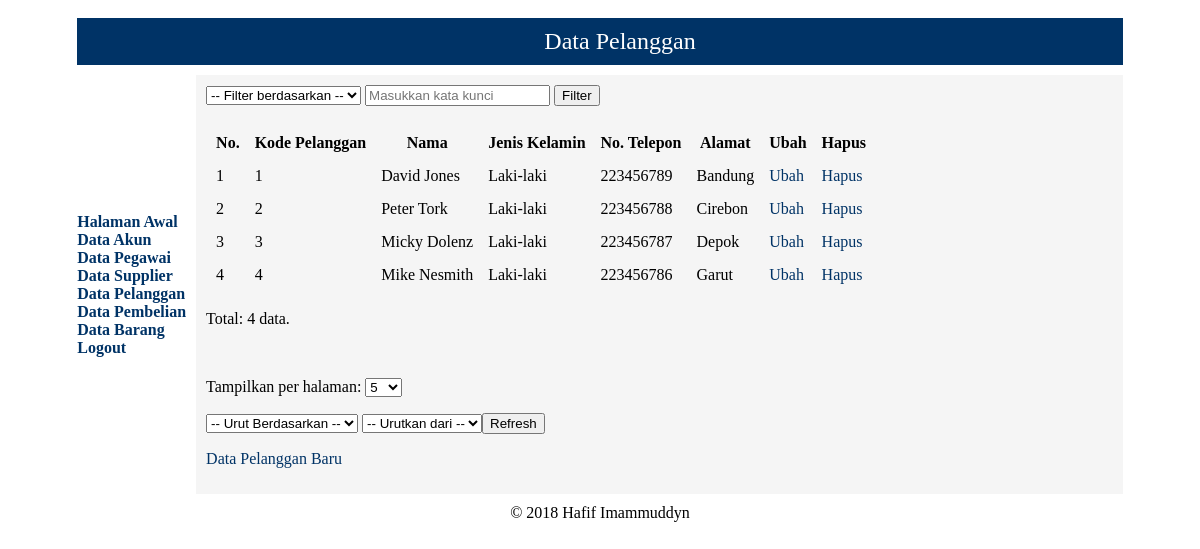
/lihat_pelanggan.php (signed in), run on the app's committed database.
### tables this page shows
CREATE TABLE `tb_pelanggan` (
  `kode_pelanggan` int(11) NOT NULL AUTO_INCREMENT,
  `nama_pelanggan` varchar(50) NOT NULL,
  `jenis_kelamin` enum('L','P') NOT NULL,
  `no_telepon` varchar(15) NOT NULL,
  `alamat` varchar(255) NOT NULL,
  PRIMARY KEY (`kode_pelanggan`),
  KEY `data` (`nama_pelanggan`,`jenis_kelamin`,`no_telepon`,`alamat`)
);

### lihat_pelanggan.php (the view, shortened to what this page needs)
<?php
if (isset($_GET['display']) && check_five($_GET['display'])) {
    $display = $_GET['display'];
} else {
    if (isset($_SESSION['display'])) {
        $display = $_SESSION['display'];
    } else {
        $display = 5;
    }
}
if (isset($_GET['start']) && check_start($_GET['start'], $display)) {
    $start = $_GET['start'];
} else {
    $start = 0;
}
if (isset($_GET['colCari'], $_GET['keywordCari']) && in_array($_GET['colCari'], [1, 2, 3, 4, 5]) && (strlen($_GET['keywordCari']) >= 1)) {
    $col = trim(htmlentities($_GET['colCari']));
    $keyword = trim(htmlentities($_GET['keywordCari']));
} else {
    $col = $keyword = FALSE;
}
if (isset($_GET['c'], $_GET['o']) && in_array($_GET['c'], [1, 2, 3, 4, 5]) && in_array($_GET['o'], [1, 2])) {
    $c = $_GET['c'];
    $o = $_GET['o'];
} else {
    $c = $o = 1;
}
switch ($c) {
    case 1 : $column = 'kode_pelanggan';
             break;
}
if ($o == 2) {
    $ob = 'DESC';
} else {
    $ob = 'ASC';
}
require('mysqli_connect.php');
if ($col && ($keyword !== FALSE)) {
    switch ($col) {
        case 1 : $colkey = 'kode_pelanggan';
                 $hpc = 'Kode Pelanggan';
                 break;
        case 2 : $colkey = 'nama_pelanggan';
                 $hpc = 'Nama';
                 break;
        case 3 : $colkey = 'jenis_kelamin';
                 $hpc = 'Jenis Kelamin';
                 break;
        case 4 : $colkey = 'no_telepon';
                 $hpc = 'No. Telepon';
                 break;
        case 5 : $colkey = 'alamat';
                 $hpc = 'Alamat';
                 break;
    }
    $keyword = mysqli_real_escape_string($dbc, $keyword);
    $fq = " WHERE $colkey LIKE '%$keyword%'";
    $search = TRUE;
} else {
    $fq = '';
    $search = FALSE;
}
$q = "SELECT COUNT(*) FROM tb_pelanggan $fq";
$r = @mysqli_query($dbc, $q) or die('<h1>Terjadi kesalahan!</h1><p>Kesalahan: ' . mysqli_error($dbc) . '</p>');
list($total_row) = mysqli_fetch_array($r, MYSQLI_NUM);
$q = "SELECT * FROM tb_pelanggan $fq ORDER BY $column $ob LIMIT $start, $display";
$r = @mysqli_query($dbc, $q);
if ($r) {
    echo '<form name="pencarian" action="lihat_pelanggan.php" method="get">
      <select name="colCari">
        <option value="">-- Filter berdasarkan --</option>
        <option value="1"' . ((isset($_GET['colCari']) && ($_GET['colCari'] == 1)) ? ' selected="selected"' : '') . '>Kode Pelanggan</option>
        <option value="2"' . ((isset($_GET['colCari']) && ($_GET['colCari'] == 2)) ? ' selected="selected"' : '') . '>Nama</option>
        <option value="3"' . ((isset($_GET['colCari']) && ($_GET['colCari'] == 3)) ? ' selected="selected"' : '') . '>Jenis Kelamin</option>
        <option value="4"' . ((isset($_GET['colCari']) && ($_GET['colCari'] == 4)) ? ' selected="selected"' : '') . '>No. Telepon</option>
        <option value="5"' . ((isset($_GET['colCari']) && ($_GET['colCari'] == 5)) ? ' selected="selected"' : '') . '>Alamat</option>
      </select>
      <input name="keywordCari" placeholder="Masukkan kata kunci" type="text" minlength="1" maxlength="255" value="' . ((isset($_GET['keywordCari']) ? $_GET['keywordCari'] : '')) . '" />
      <input name="submit" type="submit" value="Filter" />
    </form><br />';
    if (mysqli_num_rows($r) == 0) {
        if ($search) {
            echo '<p>Data tidak ditemukan</p>';
        } else {
            echo '<p>Tidak ada data.</p>';
        }
    } else {
        echo '<table border="0" cellspacing="5" cellpadding="5">
          <tr>
            <th>No.</th>
            <th>Kode Pelanggan</th>
            <th>Nama</th>
            <th>Jenis Kelamin</th>
            <th>No. Telepon</th>
            <th>Alamat</th>';
        if (in_array($_SESSION['user_level'], ['administrator', 'kasir'])) {
            echo '<th>Ubah</th>
                <th>Hapus</th>';
        }
        echo '</tr>';
        $no = $start + 1;
        while ($row = mysqli_fetch_array($r, MYSQLI_ASSOC)) {
            echo '<tr>
                <td>' . $no . '</td>
                <td>' . $row['kode_pelanggan'] . '</td>
                <td>' . $row['nama_pelanggan'] . '</td>
                <td>' . (($row['jenis_kelamin'] == 'L') ? 'Laki-laki' : 'Perempuan') . '</td>
                <td>' . $row['no_telepon'] . '</td>
                <td>' . $row['alamat'] . '</td>';
            if (in_array($_SESSION['user_level'], ['administrator', 'kasir'])) {
                echo '<td><a class="navlink" href="#">Ubah</a></td>
                <td><a class="navlink" href="#">Hapus</a></td>';
            }
            echo '</tr>';
            $no++;
        }
        echo '</table>';
        echo '<p>Total: ' . $total_row . ' data.</p><br />';
        echo '<form name="sorting" action="lihat_pelanggan.php" method="get">
            <p>
              <label>Tampilkan per halaman: </label>
              <select name="display">
                <option value="5"' . (($display == 5) ? ' selected="selected"' : '') . '>5</option>
                <option value="10"' . (($display == 10) ? ' selected="selected"' : '') . '>10</option>
                <option value="15"' . (($display == 15) ? ' selected="selected"' : '') . '>15</option>
              </select>
            </p>
            <p>
              <select name="c">
                <option value="">-- Urut Berdasarkan --</option>
                <option value="1"' . ((isset($_GET['c']) && ($_GET['c'] == 1)) ? ' selected="selected"' : '') . '>Kode Pelanggan</option>
                <option value="2"' . ((isset($_GET['c']) && ($_GET['c'] == 2)) ? ' selected="selected"' : '') . '>Nama</option>
                <option value="3"' . ((isset($_GET['c']) && ($_GET['c'] == 3)) ? ' selected="selected"' : '') . '>Jenis Kelamin</option>
                <option value="4"' . ((isset($_GET['c']) && ($_GET['c'] == 4)) ? ' selected="selected"' : '') . '>No. Telepon</option>
                <option value="5"' . ((isset($_GET['c']) && ($_GET['c'] == 5)) ? ' selected="selected"' : '') . '>Alamat</option>
              </select>
              <select name="o">
                <option value="">-- Urutkan dari --</option>
                <option value="1"' . ((isset($_GET['o']) && ($_GET['o'] == 1)) ? ' selected="selected"' : '') . '>A-Z</option>
                <option value="2"' . ((isset($_GET['o']) && ($_GET['o'] == 2)) ? ' selected="selected"' : '') . '>Z-A</option>
              </select>';
        echo '<input name="submit" type="submit" value="Refresh" /></p></form>';
    }
} else {
    echo '<h1>Terjadi kesalahan!</h1><p>Kesalaan:<br />' . mysqli_error($dbc) . '</p>';
}
if (in_array($_SESSION['user_level'], ['administrator', 'kasir'])) {
    echo '<p><a class="navlink" href="input_pelanggan.php">Data Pelanggan Baru</a></p>';
}
?>

### data on the page
tb_pelanggan: kode_pelanggan "1", nama_pelanggan "David Jones", jenis_kelamin "Laki-laki", no_telepon "223456789", alamat "Bandung"
tb_pelanggan: kode_pelanggan "2", nama_pelanggan "Peter Tork", jenis_kelamin "Laki-laki", no_telepon "223456788", alamat "Cirebon"
tb_pelanggan: kode_pelanggan "3", nama_pelanggan "Micky Dolenz", jenis_kelamin "Laki-laki", no_telepon "223456787", alamat "Depok"
tb_pelanggan: kode_pelanggan "4", nama_pelanggan "Mike Nesmith", jenis_kelamin "Laki-laki", no_telepon "223456786", alamat "Garut"

### other printed values
$total_row "4"
